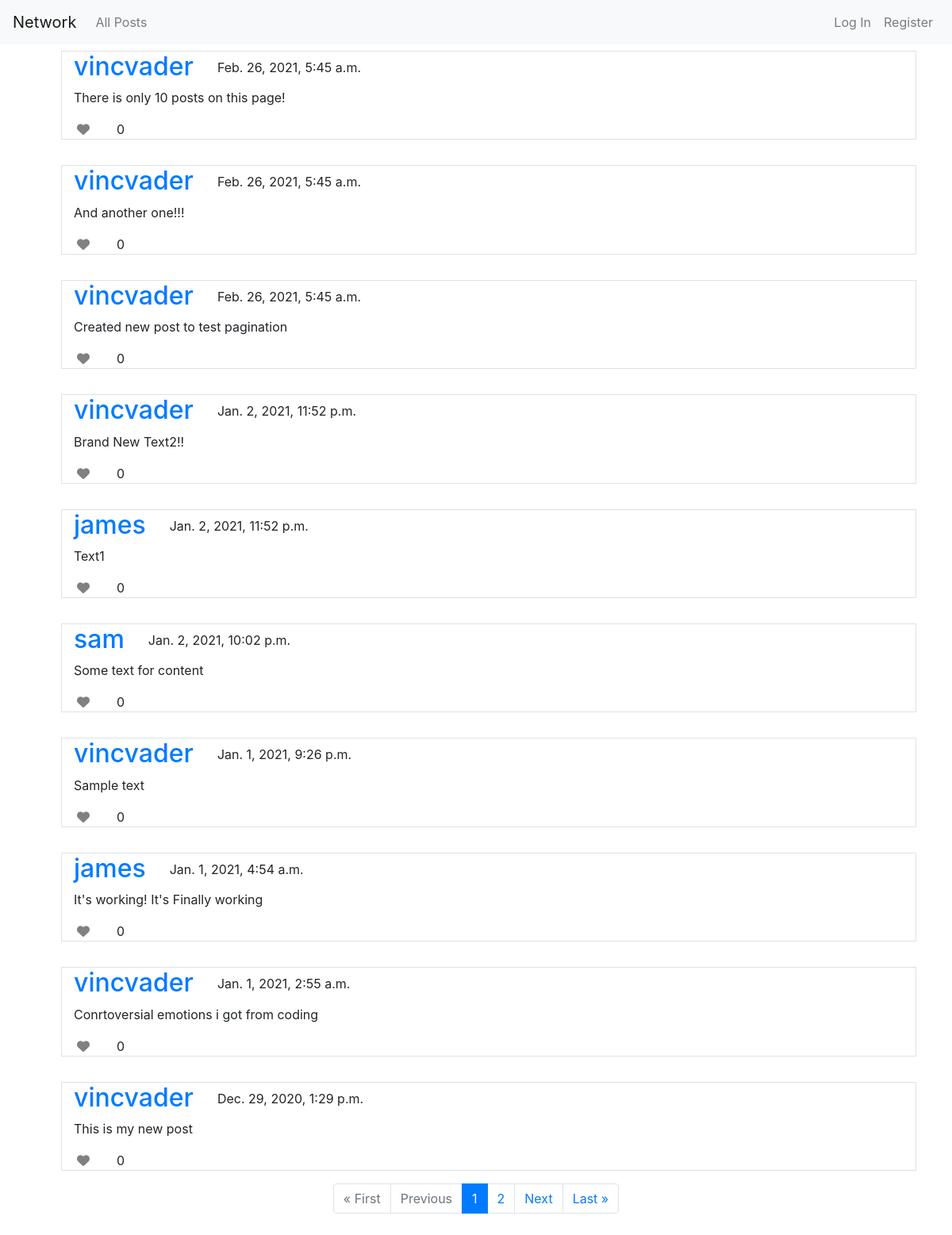
The page / on the database its author committed.
### network/models.py (models this page shows, shortened)
class Post(models.Model):
    author = models.ForeignKey(User, on_delete=models.CASCADE)
    content = models.TextField(max_length=255)
    date_posted = models.DateTimeField(auto_now_add=True)

class User(AbstractUser):
    pass

### network/views.py (the view)
# urls.py: path("", views.index, name="index"),
def index(request):
    posts = Post.objects.all()
    likes = 0
    posts = posts.order_by("-date_posted").all()
    for post in posts:
        post.likes_count = len(Like.objects.filter(post=post.pk))
        try:
            if request.user.is_authenticated:
                Like.objects.get(post=post.pk, user=request.user)
                post.liked = True
        except Like.DoesNotExist:
            post.liked = False
    paginator = Paginator(posts, 10)
    page_number = request.GET.get('page')
    page_obj = paginator.get_page(page_number)
    return render(request, "network/index.html", {
        'page_obj': page_obj,
    })

### network/templates/network/index.html (shortened to what this page needs)
{% extends "network/layout.html" %}
{% block body %}
<div class="row m-3">
    {%for post in page_obj  %}
    <div class="col-12 m-3 border">
        <div class="row">
            <div class="col col-auto">
                <h2>
                    <a href="{% url 'profile' user_id=post.author.pk %}">
                        {{post.author}}
                    </a>
                </h2>
            </div>
            <div class="col">
                <p class=" mt-2 mb-0">
                    {{post.date_posted}}
                </p>
            </div>
            <div class="col-12">
                <p>{{post.content}}</p>
                <div class="like-wrapper row">
                    <div class="col col-auto">
                        <i class="fas fa-heart p-1 like" {% if request.user.is_authenticated %}
                            data-user="{{request.user.pk}}" {% else %} data-user="{{post.author.pk}}" {% endif %}
                            data-post="{{post.pk}}" data-liked='{{post.liked}}'></i>
                    </div>
                    <div class="col like-count" data-post="{{post.pk}}">
                        0
                    </div>
                </div>
            </div>
        </div>
    </div>
    {% endfor %}
    <div class="col-12">
        <nav aria-label="Page navigation example">
            <ul class="pagination justify-content-center">
                {% if page_obj.has_previous %}
                <li class="page-item">
                    <a class="page-link" href="?page=1">&laquo; First</a>
                </li>
                <li class="page-item">
                    <a class="page-link" href="?page={{ page_obj.previous_page_number }}" tabindex="-1"
                        aria-disabled="true">Previous</a>
                </li>
                {%else%}
                <li class="page-item disabled">
                    <a class="page-link" aria-disabled="true" href="#">&laquo; First</a>
                </li>
                <li class="page-item disabled">
                    <a class="page-link disabled" href="#" tabindex="-1"
                        aria-disabled="true">Previous</a>
                </li>
                {%endif%}
                {%for page in page_obj.paginator.page_range %}
                {% if page_obj.number == page %}
                <li class="page-item active"><a class="page-link" href="?page={{page}}">{{page}}</a></li>
                {% else %}
                <li class="page-item"><a class="page-link" href="?page={{page}}">{{page}}</a></li>
                {%endif%}
                {%endfor%}
                {% if page_obj.has_next %}
                <li class="page-item">
                    <a class="page-link" href="?page={{ page_obj.next_page_number }}">Next</a>
                </li>
                <li class="page-item">
                    <a class="page-link" href="?page={{ page_obj.paginator.num_pages }}">Last &raquo;</a>
                </li>
                {% endif %}
            </ul>
        </nav>
    </div>
</div>
{% endblock %}

### rows shown on the page
Post: author "vincvader", date_posted "Feb. 26, 2021, 5:45 a.m.", content "There is only 10 posts on this page!"
Post: author "vincvader", date_posted "Feb. 26, 2021, 5:45 a.m.", content "And another one!!!"
Post: author "vincvader", date_posted "Feb. 26, 2021, 5:45 a.m.", content "Created new post to test pagination"
Post: author "vincvader", date_posted "Jan. 2, 2021, 11:52 p.m.", content "Brand New Text2!!"
Post: author "james", date_posted "Jan. 2, 2021, 11:52 p.m.", content "Text1"
Post: author "sam", date_posted "Jan. 2, 2021, 10:02 p.m.", content "Some text for content"
Post: author "vincvader", date_posted "Jan. 1, 2021, 9:26 p.m.", content "Sample text"
Post: author "james", date_posted "Jan. 1, 2021, 4:54 a.m.", content "It's working! It's Finally working"
Post: author "vincvader", date_posted "Jan. 1, 2021, 2:55 a.m.", content "Conrtoversial emotions i got from coding"
Post: author "vincvader", date_posted "Dec. 29, 2020, 1:29 p.m.", content "This is my new post"

### other values the page prints
{{ page }} "1"
{{ page }} "2"
